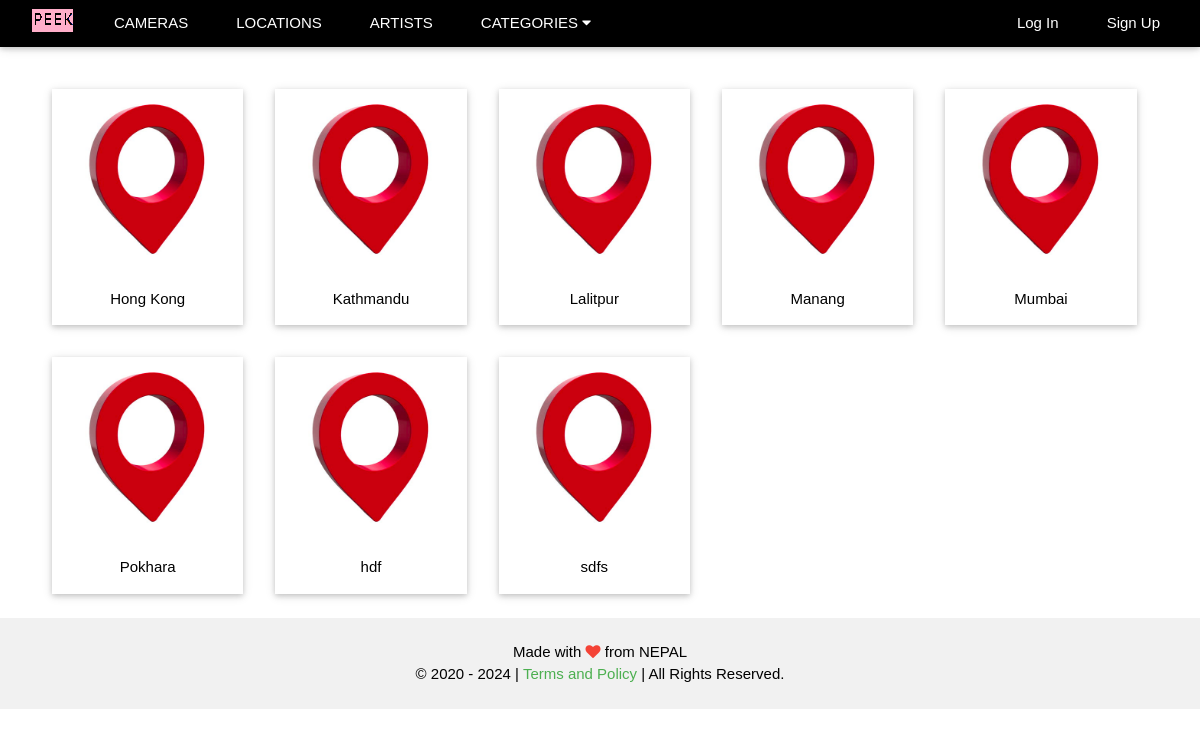
The page /browse/locations/ on the database its author committed.
### photos/models.py (models this page shows, shortened)
class Location(models.Model):
    location = models.CharField(max_length=254, unique=True)
    slug = models.SlugField(unique=True)
    image = models.ImageField(upload_to='locations', null=True, blank=True)

### photos/views.py (the view)
# urls.py: path('locations/', locations_page_view, name='location'),
def locations_page_view(request):
    data_list = Location.objects.all().order_by('location')
    b_url = '?'
    if data_list.count() != 0:
        paginator = Paginator(data_list, 20)
        if 'page' in request.GET:
            q = request.GET['page']
            if q is not None and q != '' and q != '0':
                page_number = request.GET.get('page')
            else:
                page_number = 1
        else:
            page_number = 1
        data = paginator.get_page(page_number)
    return render(request, 'explore_location.html', {'data' : data, 'base_url' : b_url})

### photos/context_processors.py (called while the page is built)
def category(request):
    cats = Category.objects.all().order_by('category')
    return {'cat_menu' : cats}

### photos/models.py (called while the page is built)
    def __str__(self):
        return self.category

### templates/explore_location.html (shortened to what this page needs)
{% extends 'base.html' %}
{% block content %} {% load static %}
<div class="w3-content" style="margin-top:65px; max-width:1500px">
<div class="w3-container w3-padding w3-center" style="margin-left: 20px;">
    <div class="w3-row">
        {% for item in data %} <a href="{% url 'browse' %}?location={{ item.slug }}">
            <div class="w3-card w3-col l2 m3 s4 w3-margin">
                {% if item.image %}
                    <img src="{{ item.image.url }}"  style="width:100%">
                {% else %}
                    <img src="{% static 'images/location_blank.png' %}"  style="width:100%">
                {% endif %}
                <div class="w3-container w3-center">
                    <p>{{ item.location }}</p>
                </div>
            </div>
        </a> {% endfor %}
    </div>
</div>
</div>
{% endblock %}

### static/css/w3.css (style rules this page uses)
html { box-sizing:border-box }
*,*:before,*:after { box-sizing:inherit }
html { -ms-text-size-adjust:100%;-webkit-text-size-adjust:100% }
body { margin:0 }
a { background-color:transparent }
img { border-style:none }
html,body { font-family:Verdana,sans-serif;font-size:15px;line-height:1.5 }
html { overflow-x:hidden }
img { vertical-align:middle }
a { color:inherit }
.w3-container:after,.w3-container:before,.w3-panel:after,.w3-panel:before,.w3-row:after,.w3-row:before,.w3-row-padding:after,.w3-row-padding:before, .w3-cell-row:before,.w3-cell-row:after,.w3-clear:after,.w3-clear:before,.w3-bar:before,.w3-bar:after { content:"";display:table;clear:both }
.w3-col,.w3-half,.w3-third,.w3-twothird,.w3-threequarter,.w3-quarter { float:left;width:100% }
.w3-col.s4 { width:33.33333% }
@media (min-width:601px) { .w3-col.m3,.w3-quarter { width:24.99999% } }
@media (min-width:993px) { .w3-col.l2 { width:16.66666% } }
.w3-content,.w3-auto { margin-left:auto;margin-right:auto }
.w3-content { max-width:980px }
.w3-container,.w3-panel { padding:0.01em 16px }
.w3-card,.w3-card-2 { box-shadow:0 2px 5px 0 rgba(0,0,0,0.16),0 2px 10px 0 rgba(0,0,0,0.12) }
.w3-center { text-align:center!important }
.w3-margin { margin:16px!important }
.w3-padding { padding:8px 16px!important }

### rows shown on the page
Location: location "Hong Kong"
Location: location "Kathmandu"
Location: location "Lalitpur"
Location: location "Manang"
Location: location "Mumbai"
Location: location "Pokhara"
Location: location "hdf"
Location: location "sdfs"
